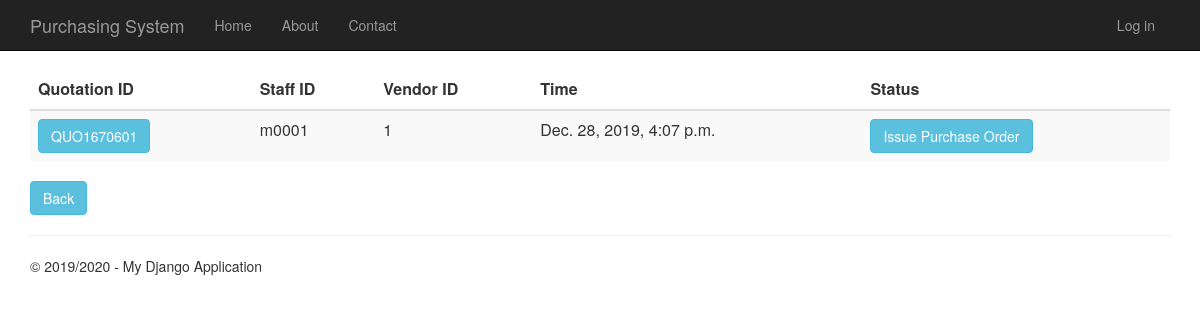
The page /quotationhistory on the database its author committed.
### Quotation/models.py (models this page shows, shortened)
class Quotation(models.Model):
    quotation_id = models.CharField(primary_key=True, max_length=10)
    time_created = models.DateTimeField()
    description = models.TextField(null=True,default=None, blank=True)
    total_price = models.DecimalField(max_digits=10, decimal_places=2, default=Decimal('0.00'))
    person_id = models.ForeignKey(Person, on_delete = models.CASCADE)
    vendor_id = models.ForeignKey(Vendor, on_delete = models.CASCADE)
    request_for_quotation_id = models.OneToOneField(RequestForQuotation, on_delete = models.CASCADE)

### app/models.py (models this page shows, shortened)
class Person(models.Model):
    user_id = models.OneToOneField(User)
    person_id = models.CharField(primary_key=True, max_length=10)
    person_name = models.TextField()
    person_address = models.TextField()
    person_phone_number = models.TextField()
    person_role = models.TextField(default = 'EMPLOYEE')

class Vendor(models.Model):
    vendor_id = models.CharField(primary_key=True, max_length=10)
    vendor_name = models.TextField()
    vendor_phone_number = models.TextField()
    vendor_address = models.TextField()
    vendor_email = models.TextField()
    def __str__(self):
        return str(self.vendor_id)

### Quotation/views.py (the view)
# urls.py: url(r'^quotationhistory', Quotation.views.quotationhistory, name="quotation_history"),
def quotationhistory(request):
    quotations = Quotation.objects.all()
    context = {
            'title':'Quotation History',
            'rows':quotations,
            'year':'2019/2020'
        }
    return render(request,'Quotation/quotationhistory.html',context)

### Quotation/templates/Quotation/quotationhistory.html
﻿{% extends "app/layout.html" %}
{% block content %}
<div class="purchaseorderhistory margintop" action="menu">
    <form action="quotationhistorydetails" method="GET">
        <table class="table table-striped margintop">
            <thead>
                <tr>
                    <th scope="col">Quotation ID</th>
                    <th scope="col">Staff ID</th>
                    <th scope="col">Vendor ID</th>
                    <th scope="col">Time</th>
                    <th scope="col">Status</th>
                </tr>
            </thead>
            <tbody>
                {% for r in rows %}
                <tr>
                    <td><button type="submit" name="quo_id" value="{{r.quotation_id}}" class="btn btn-info">{{r.quotation_id}}</button></td>
                    <td>{{r.person_id.person_id}}</td>
                    <td>{{r.vendor_id}}</td>
                    <td>{{r.time_created}}</td>
                    <td><button type="submit" class="btn btn-info buttonsize1">Issue Purchase Order</button></td>
                </tr>
                {% endfor %}
            </tbody>
        </table>
        <div class="margintop">
            <a type="submit" class="btn btn-info" href="/menu">Back</a>
        </div>
    </form>
</div>
{% endblock %}

### app/static/app/content/site.css (style rules this page uses)
body { padding-top: 50px; padding-bottom: 20px; }

### rows shown on the page
Quotation: quotation_id "QUO1670601", person_id.person_id "m0001", vendor_id "1", time_created "Dec. 28, 2019, 4:07 p.m."

### other values the page prints
{{ year }} "2019/2020"
